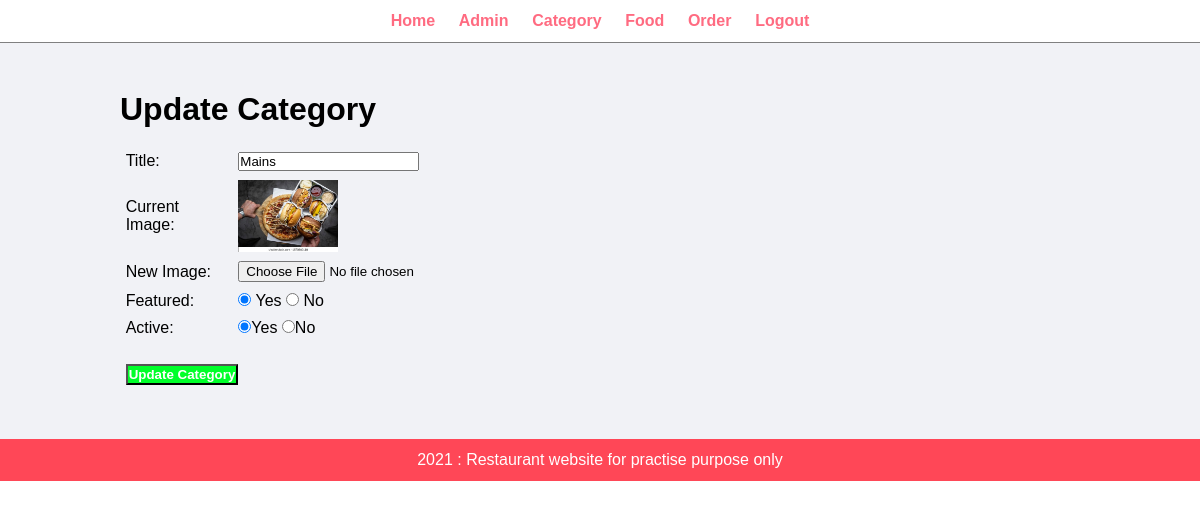
Screenshot of /admin/update-category.php?id=24 (signed in) with the database file from the repository.
### tables this page shows
CREATE TABLE `tbl_category` (
  `id` int(10) UNSIGNED NOT NULL,
  `title` varchar(100) NOT NULL,
  `image_name` varchar(255) NOT NULL,
  `featured` varchar(10) NOT NULL,
  `active` varchar(10) NOT NULL
);

### admin/update-category.php (the view, shortened to what this page needs)
<?php include "partials/menu.php"; ?>
<div class="main-content">
    <div class="wrapper">
        <h1>Update Category</h1><br>
        <?php
            if(isset($_GET['id']))
            {
                $id = $_GET['id'];
                $sql = "SELECT * FROM tbl_category WHERE id=$id";
                $result = mysqli_query($myDB, $sql);
                $count = mysqli_num_rows($result);
                if($count==1)
                {
                    $row = mysqli_fetch_assoc($result);
                    $title = $row['title'];
                    $current_image = $row['image_name'];
                    $featured = $row['featured'];
                    $active = $row['active'];
                }
                else
                {
                    $_SESSION['no-category-found'] = "<div class='error'>Category Not Found</div>";
                    header('location:'.SITEURL.'admin/manage-category.php');
                }
            }
            else
            {
                header('location:'.SITEURL.'admin/manage-category.php');
            }
        ?>
        <form action="" method="POST" enctype="multipart/form-data">
            <table class="tbl-30">
                <tr>
                    <td> Title: </td>
                    <td> <input type="text" name="title" value="<?php echo $title; ?>"></td>
                </tr>
                <tr>
                    <td> Current Image: </td>
                    <td>
                        <?php
                            if($current_image != "")
                            {
                                ?>
                                <img src="<?php echo SITEURL; ?>images/category/<?php echo $current_image; ?>" width="100px">
                                <?php
                            }
                            else
                            {
                                echo "<div class='error'>Image Not Added</div>";
                            }
                        ?>
                    </td>
                </tr>
                <tr>
                    <td> New Image: </td>
                    <td> <input type="file" name="image"></td>
                </tr>
                <tr>
                    <td> Featured: </td>
                    <td>
                        <input <?php if($featured=="Yes") {echo "checked";}?> type="radio" name="featured" value="Yes"> Yes
                        <input <?php if($featured=="No") {echo "checked";}?> type="radio" name="featured" value="No"> No
                    </td>
                </tr>
                <tr>
                    <td> Active: </td>
                    <td>
                        <input <?php if($active=="Yes") {echo "checked";}?> type="radio" name="active" value="Yes">Yes
                        <input <?php if($active=="No") {echo "checked";}?> type="radio" name="active" value="No">No
                    </td>
                </tr>
                <tr>
                    <td><br>
                        <input type="submit" name="submit" value="Update Category" class="btn-secondary">
                    </td>
                </tr>
            </table>
        </form>
    </div>
</div>
<?php include "partials/footer.php"; ?>

### css/admin.css (style rules this page uses)
* { margin: 0; padding: 0; font-family: Arial, Helvetica, sans-serif; }
.wrapper { padding: 1%; width: 80%; margin: 0 auto; }
table tr td { padding: 1%; }
.tbl-30 { width: 30%; }
.btn-secondary { background-color: #00ff2a; padding: 1%; color: white; text-decoration: none; font-weight: bold; }
.main-content { background-color: #f1f2f6; padding: 3% 0; }

### rows the page displays
tbl_category: title "Mains", image_name (picture), featured "☑", active "☑"
